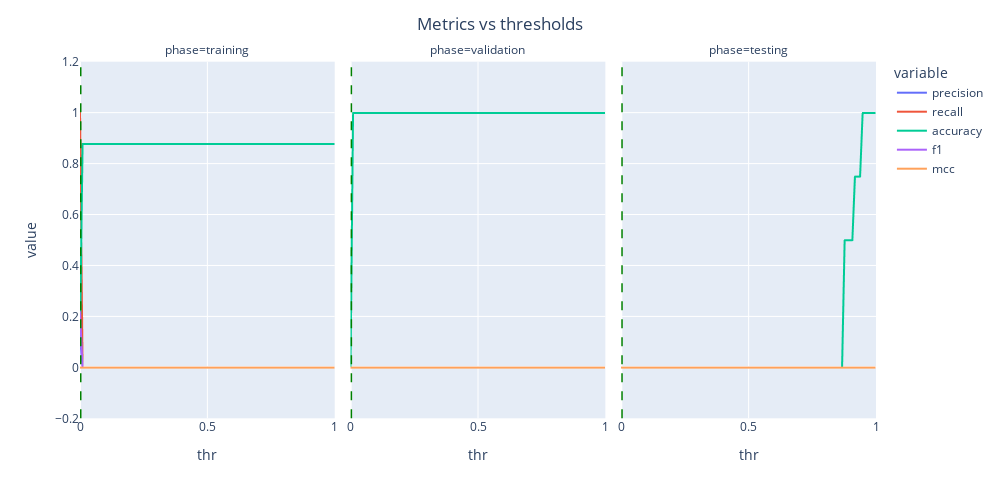

The notebook cell saved with this chart:
### Markdown cell above
### Metrics vs thresholds curves

### Code cell
d = {'thr': [], 'precision': [], 'recall': [], 'accuracy': [], 'f1': [], 'mcc': [], 'phase': []}
thr_df = pd.DataFrame(data=d)

for idx, set in enumerate(['training', 'validation', 'testing']):
    df_plot_phase = df_plot[(df_plot.phase == set)]
    y_true = df_plot_phase.target
    y_score = np.array(df_plot_phase.output.values.tolist())[:, 1]

    thrs = np.linspace(0,1,100)
    precision = []
    recall = []
    accuracy = []
    f1 = []
    mcc = []
    
    for thr in thrs:
        y_pred = (y_score > thr)*1
        precision.append(precision_score(y_true, y_pred))
        recall.append(recall_score(y_true, y_pred))
        accuracy.append(accuracy_score(y_true, y_pred))
        f1.append(f1_score(y_true, y_pred))
        mcc.append(matthews_corrcoef(y_true, y_pred))
    phase_df = pd.DataFrame({'thr': thrs, 'precision': precision, 'recall': recall, 'accuracy': accuracy, 'f1': f1, 'mcc': mcc, 'phase': set})
    thr_df = pd.concat([thr_df, phase_df], ignore_index=True)

idx_mcc_max = thr_df.mcc.idxmax()
sel_thr = thr_df.loc[idx_mcc_max].thr

fig_thresh = px.line(
    thr_df,
    x='thr',
    y=[
        'precision',
        'recall',
        'accuracy',
        'f1',
        'mcc'
    ],
    facet_col='phase',
    category_orders={'phase': [
        'training',
        "validation",
        "testing"]},
    width=1000,
    height=500
)
fig_thresh.add_vline(x=sel_thr, line_width=3, line_dash="dash", line_color="green")
fig_thresh.update_layout(
    title='Metrics vs thresholds',
    title_x=0.5)
fig_thresh.update_yaxes(range=[-0.2, 1.2], scaleanchor="x", scaleratio=1, constrain='domain')
fig_thresh.update_xaxes(range=[0, 1], scaleratio = 1, constrain='domain')
fig_thresh.write_html(os.path.join(img_path, 'thresholds_metrics.html'))
fig_thresh.show()
